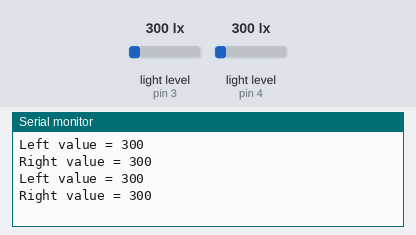
This sketch was run on a simulated Arduino Uno, built with avr-gcc and run on an emulated ATmega328P. Parts: the last lines printed to the serial monitor. Inputs (shaded band) come from the test bench; at power-on: light level (sensors on pin 3, pin 4) 300 lx.

Above: at 1.8 s.
1.9 s: light level (sensor on pin 3) set to 40 lx
At 2.8 s:
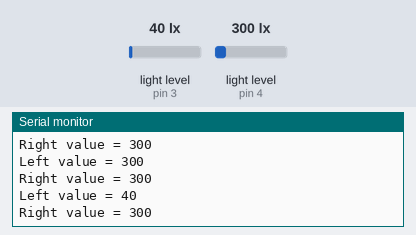
3.4 s: light level (sensor on pin 4) set to 40 lx
At 4.7 s:
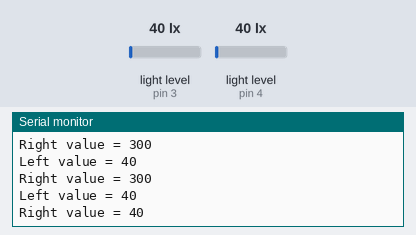
4.9 s: light level (sensor on pin 3) set to 500 lx
At 5.5 s:
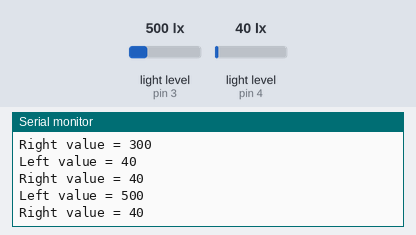
6.4 s: light level (sensor on pin 4) set to 500 lx
At 7.8 s:
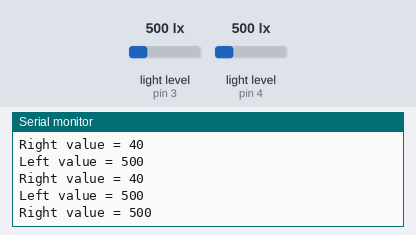
Timing chart, 0 to 8.9 s (numbered marks = the images above; inputs shaded):
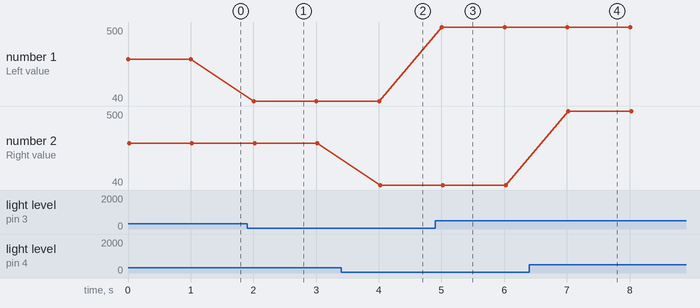

The sketch:

TestLightSensor.ino
```cpp
#include "MeMCore.h"

MeLightSensor rightLightSensor(PORT_4);
MeLightSensor leftLightSensor(PORT_3);

int rightValue = 0;
int leftValue = 0;

void setup()
{
  Serial.begin(9600);
}

void loop()
{
  rightValue = rightLightSensor.read();
  leftValue = leftLightSensor.read();

  Serial.print("Left value = ");
  Serial.println(leftValue);
  Serial.print("Right value = ");
  Serial.println(rightValue);

  delay(1000);
}
```

Measured:
- after the input at 1.9 s, the serial monitor: prints a new line after 0.10 s (image 1)
- after the input at 3.4 s, the serial monitor: prints a new line after 0.62 s (image 2)
- after the input at 4.9 s, the serial monitor: prints a new line after 0.10 s (image 3)
- after the input at 6.4 s, the serial monitor: prints a new line after 0.62 s (image 4)
- plotted number 1: 300 → 40 after the input at 1.9 s, 40 → 500 after the input at 4.9 s
